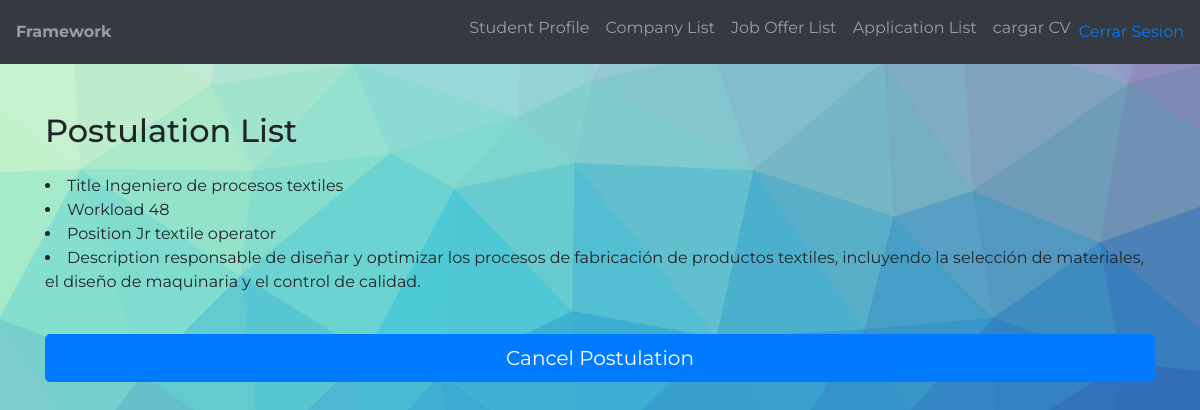
Page /Application/SeeApplication?id_JobOfert=65 (signed in) on the committed database.
### tables this page shows
CREATE TABLE `job_ofert` (
  `id_JobOfert` int(11) NOT NULL,
  `id_company` int(11) NOT NULL,
  `jobPositionId` int(11) NOT NULL,
  `cargaHoraria` int(11) NOT NULL,
  `activo` tinyint(1) DEFAULT NULL CHECK (`activo` in (1,0)),
  `titulo` varchar(100) NOT NULL,
  `descripcion` varchar(200) NOT NULL,
  `puesto` varchar(100) NOT NULL,
  `imagen` varchar(200) DEFAULT NULL
);

### index.php (called while the page is built, shortened)
<?php
	require "Config/Autoload.php";
	require_once(VIEWS_PATH."header.php");
	Router::Route(new Request());
	require_once(VIEWS_PATH."footer.php");
?>

### Models/JobOfert.php (called while the page is built, shortened)
<?php
class JobOfert
{
 private $id_JobOfert;
  private $cargaHoraria;
  private $titulo;
  private $descripcion;
  private $puesto;
 public function getId_JobOfert()
 {
  return $this->id_JobOfert;
 }
 public function setId_JobOfert($id_JobOfert)
 {
  $this->id_JobOfert = $id_JobOfert;
  return $this;
 }
  public function getCargaHoraria()
  {
    return $this->cargaHoraria;
  }
  public function setCargaHoraria($cargaHoraria)
  {
    $this->cargaHoraria = $cargaHoraria;
    return $this;
  }
  public function getTitulo()
  {
    return $this->titulo;
  }
  public function setTitulo($titulo)
  {
    $this->titulo = $titulo;
    return $this;
  }
  public function getDescripcion()
  {
    return $this->descripcion;
  }
  public function setDescripcion($descripcion)
  {
    $this->descripcion = $descripcion;
    return $this;
  }
  public function getPuesto()
  {
    return $this->puesto;
  }
  public function setPuesto($puesto)
  {
    $this->puesto = $puesto;
    return $this;
  }
}
?>

### DAO/Connection.php (called while the page is built, shortened)
<?php
    class Connection
    {
        private $pdo = null;
        private $pdoStatement = null;
        private static $instance = null;
        private function __construct()
        {
            try
            {
                $this->pdo = new PDO("mysql:host=".DB_HOST."; dbname=".DB_NAME, DB_USER, DB_PASS);
                $this->pdo->setAttribute(PDO::ATTR_ERRMODE, PDO::ERRMODE_EXCEPTION);
            }
            catch(Exception $ex)
            {
                throw $ex;
            }
        }
        public static function GetInstance()
        {
            if(self::$instance == null)
                self::$instance = new Connection();
            return self::$instance;
        }
        public function Execute($query, $parameters = array(), $queryType = QueryType::Query)
	    {
            try
            {
                $this->Prepare($query);
                $this->pdoStatement->execute();
                return $this->pdoStatement->fetchAll();
            }
            catch(Exception $ex)
            {
                throw $ex;
            }
        }
        private function Prepare($query)
        {
            try
            {
                $this->pdoStatement = $this->pdo->prepare($query);
            }
            catch(Exception $ex)
            {
                throw $ex;
            }
        }
    }
?>

### DAO/JobOfertDAO.php (called while the page is built, shortened)
<?php
class JobOfertDAO implements IViews
{
    private $tableName = "job_ofert";
    public function GetByIdOfert($idOfert)
    {
        try {
            $job = NULL;
            $query = "SELECT * FROM .$this->tableName WHERE id_JobOfert = '$idOfert'";;
            $this->connection = Connection::GetInstance();
            $resultSet = $this->connection->Execute($query);
            if ($resultSet) {
                $job = new JobOfert();
                $job->setId_JobOfert($resultSet[0]["id_JobOfert"]);
                $company = new CompanyDAO();
                $comp = $company->GetbyIdCompany($resultSet[0]["id_company"]);
                $job->setCompany($comp);
                $jobPosition = new JobPositionDAO();
                $jobpo = $jobPosition->GetByIdJobPosition($resultSet[0]["jobPositionId"]);
                $job->setJobPosition($jobpo);
                $job->setCargaHoraria($resultSet[0]["cargaHoraria"]);
                $job->setActivo($resultSet[0]["activo"]);
                $job->setTitulo($resultSet[0]["titulo"]);
                $job->setDescripcion($resultSet[0]["descripcion"]);
                $job->setPuesto($resultSet[0]["puesto"]);
                $job->setImagen($resultSet[0]["imagen"]);
            }
            return $job;
        } catch (Exception $ex) {
            throw new Exception('Error al cargar la base de datos');
        }
    }
}

### Config/Autoload.php (called while the page is built, shortened)
<?php namespace Config;
    class Autoload {
        public static function Start() {
            spl_autoload_register(function($className)
			{
                $classPath = ucwords(str_replace("\\", "/", ROOT.$className).".php");
			});
        }
    }
?>

### Views/applicationData.php (the view)
<main class="py-5">
     <section id="listado" class="mb-5">
          <div class="container">
               <h2 class="mb-4">Postulation List</h2>
               <table class="table bg-light">
                    <thead class="bg-dark text-white">
                         <li>Title <?php echo $key->getTitulo(); ?> </li>
                         <li>Workload <?php echo $key->getCargaHoraria(); ?> </ñ>
                         <li>Position <?php echo $key->getPuesto(); ?> </li>
                         <li>Description <?php echo $key->getDescripcion(); ?> </li>
                         <br>
                    </thead>
               </table>
         <?php   $id_JobOfert = $key->getId_JobOfert(); ?>
                    <a class="btn btn-primary btn-block btn-lg" href=<?php echo FRONT_ROOT ?>Application\deleteApplication?id_JobOfert=<?php echo $id_JobOfert ?> role="button">Cancel Postulation</a>
</main>

### Views/css/estilos.css (style rules this page uses)
html, body { height: 100%; }
body { font-family: 'Montserrat', sans-serif; background: url(../img/bg.png) no-repeat center center fixed; -webkit-background-size: cover; -moz-background-size: cover; -o-background-size: cover; background-size: cover; }

### rows in the picture
job_ofert: titulo "Ingeniero de procesos textiles", cargaHoraria "48", puesto "Jr textile operator", descripcion "responsable de diseñar y optimizar los procesos de fabricación de productos textiles, incluyendo la selección de materiales, el diseño de maquinaria y el control de calidad."
